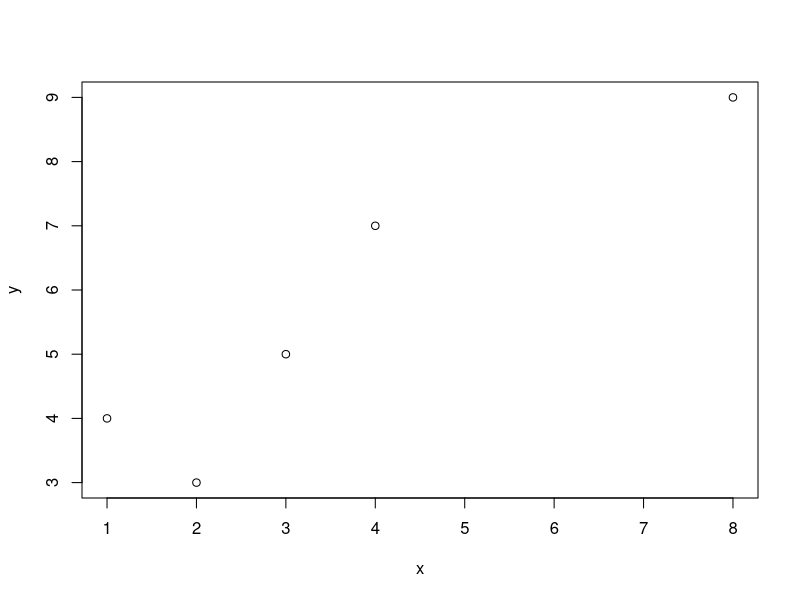

Here is the R script that generated this plot:
x <- c(1, 2, 3, 4, 8)
y <- c(4, 3, 5, 7, 9)

model1 <- lm(y~x)
model1

summary(model1)

anova(model1)

resid(model1)

cov(x, y)

var(x)

plot(y~x)
